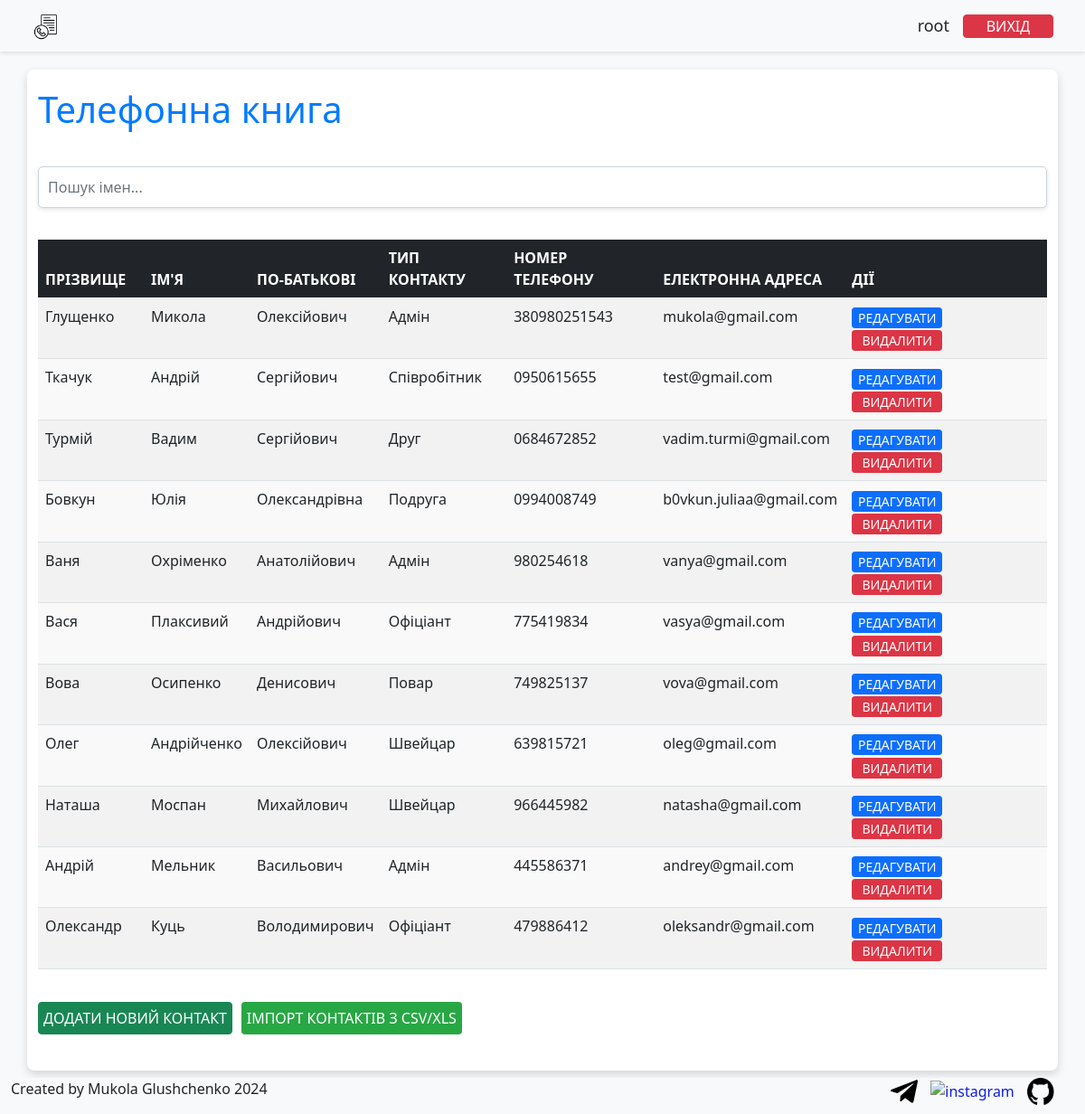
Screenshot of /phone_book/ (signed in) with the database file from the repository.
### tel_book/models.py (models this page shows, shortened)
class Contact(models.Model):
    user = models.ForeignKey(User, on_delete=models.CASCADE)
    title = models.CharField(max_length=200)
    surname = models.CharField(max_length=255)
    name = models.CharField(max_length=255)
    father_name = models.CharField(max_length=255)
    type_contact = models.CharField(max_length=255)
    phone = models.TextField(max_length=12)
    email = models.TextField(max_length=255, blank=True)

### tel_book/views/contact_views.py (the view)
# urls.py: path('phone_book/', show_phone_book, name="phone_book"),
@login_required
def show_phone_book(request):
    phones = Contact.objects.all()
    return render(request, 'contacts/phone_book.html', {'phones': phones})

### tel_book/templates/contacts/phone_book.html (shortened to what this page needs)
{% load static %}
<!DOCTYPE html>
<html lang="en">
<head>
    <link rel="stylesheet" href="{% static 'css/contact/phone_book.css' %}" />
    <link rel="stylesheet" href="https://stackpath.bootstrapcdn.com/bootstrap/5.0.0-alpha1/css/bootstrap.min.css">
</head>
<header>
  {% include 'navigate/header.html' %}
</header>
<body class="bg-light">
    <div class="container my-5 position-relative">
        <div class="d-flex justify-content-between align-items-center">
            <h1 class="text-center mb-4">Телефонна книга</h1>
        </div>
        <div class="input-group mb-3">
            <input type="text" id="myInput" onkeyup="myFunction()" class="form-control" placeholder="Пошук імен...">
        </div>
        <table id="myTable" class="table table-striped table-hover">
            <thead class="table-dark">
                <tr>
                    <th data-type="string">Прізвище </th>
                    <th data-type="string">Ім'я </th>
                    <th data-type="string">По-батькові </th>
                    <th data-type="string">Тип контакту </th>
                    <th data-type="number">Номер телефону </th>
                    <th data-type="string">Електронна адреса </th>
                    <th>Дії</th>
                </tr>
            </thead>
            <tbody>
                {% for p in phones %}
                <tr>
                    <td>{{ p.surname }}</td>
                    <td>{{ p.name }}</td>
                    <td>{{ p.father_name }}</td>
                    <td>{{ p.type_contact }}</td>
                    <td>{{ p.phone }}</td>
                    <td>{{ p.email }}</td>
                    <td>
                        <a href="{% url 'edit_contact' p.id %}" class="btn btn-sm btn-primary">Редагувати</a>
                        <form action="{% url 'delete_contact' p.id %}" method="post" style="display: inline">
                            <button type="submit" class="btn btn-sm btn-danger">Видалити</button>
                        </form>
                    </td>
                </tr>
                {% endfor %}
            </tbody>
        </table>
         <div class="button_container">
            <a href="{% url 'add_contact' %}" class="btn btn-success">Додати новий контакт</a>
            <form id="uploadForm" action="{% url 'upload_csv' %}" method="POST" enctype="multipart/form-data">
                <button type="button" class="btn btn-primary" id="uploadButton">Імпорт контактів з csv/xls</button>
            </form>
        </div>
</body>
<footer>
    {% include 'navigate/footer.html' %}
</footer>
</html>

### tel_book/templates/navigate/header.html (shortened to what this page needs)
<!DOCTYPE html>
{% load static %}
<html lang="en">
  <head>
    <link rel="stylesheet" href="{% static 'css/navigate/header.css' %}" />
  </head>
  <body>
    <div class="header-nav">
        <img src="{% static 'images/android-chrome-192x192.png' %}" alt="header_logo" class="header_logo">
        <label class="username_info">{{ user.username }}</label>
        <a href="{% url 'logout' %}">
          <button class="btn btn-danger">Вихід</button>
        </a>
      </div>
  </body>
</html>

### tel_book/templates/navigate/footer.html (shortened to what this page needs)
<!DOCTYPE html>
{% load static %}
<html lang="en">
  <head>
    <link rel="stylesheet" href="{% static 'css/navigate/footer.css' %}">
  </head>
  <body>
    <footer>
      <div class="About">
        <p>Created by Mukola Glushchenko 2024</p>
      </div>
      <div class="footer-links">
        <li>
            <a href="https://t.me/mkl_007" target="_blank">
                <img src="{% static 'images/telegram.svg' %}" alt="Telegram" class="icon">
            </a>
        </li>
        <li>
          <a href="https://www.instagram.com/mkl.007/" target="_blank">
            <img src="{% static 'images/instagram.png' %}" alt="instagram" class="icon">
          </a>
        </li>
        <li>
          <a href="https://github.com/mklglushch" target="_blank">
            <img src="{% static 'images/github.png' %}" alt="GitHub" class="icon">
          </a>
        </li>
      </div>
    </footer>
  </body>
</html>

### static/css/contact/phone_book.css (style rules this page uses)
body { background-color: #f4f7fa; font-family: Arial, sans-serif; color: #333; }
h1 { text-align: center; color: #007bff; font-size: 2em; font-weight: bold; margin-top: 20px; }
.container { max-width: 1400 px; margin: 0 auto; padding: 20px; background-color: #ffffff; border-radius: 8px; box-shadow: 0px 4px 10px rgba(0, 0, 0, 0.15); }
.container.my-5.position-relative { margin-top: 20px !important; overflow-x: auto; }
#myInput { min-width: 920px; width: 100%; padding: 10px; margin: 15px 0; border: 1px solid #ced4da; border-radius: 5px; font-size: 16px; box-shadow: 0px 2px 5px rgba(0, 0, 0, 0.1); }
table { width: 100%; border-collapse: collapse; background-color: #ffffff; margin-top: 20px; }
table th, table td { padding: 15px; text-align: left; border-bottom: 1px solid #dee2e6; }
table th { padding: 15px; user-select: none; background-color: #343a40; color: #ffffff; font-weight: bold; text-transform: uppercase; cursor: pointer; }
th { min-width: 117px; }
table tr:nth-child(even) { background-color: #f9f9f9; }
.button_container { display: flex !important; gap: 10px !important; align-items: center !important; }
.button-logout a button, .btn, .button-block button { font-size: 16px; font-weight: bold; padding: initial !important; width: 100px; border-radius: 5px; border: none; cursor: pointer; transition: all 0.3s ease; text-transform: uppercase; }
.btn-primary { background-color: #007bff; color: #ffffff; margin-right: 10px; }
.btn-danger { background-color: #dc3545; color: #ffffff; }
.btn-success { background-color: #28a745; color: #ffffff; margin: 20px 0; display: block; width: fit-content; padding: 5px !important; }
#uploadButton { background-color: #28a745; color: #ffffff; margin: 20px 0; display: block; width: fit-content; padding: 5.8px !important; border: none; }

### static/css/navigate/header.css (style rules this page uses)
.header-nav { background-color: transparent; display: flex; justify-content: space-between; align-items: center; margin: 0px 25px 0px 25px; padding: 5px 10px; height: auto; box-sizing: border-box; }
.username_info { margin: 5px; font-size: large; margin-right: 15px; }
header { padding: 5px 0; box-shadow: 0 2px 4px rgba(0, 0, 0, 0.1); }
.header_logo { margin-right: auto; }

### static/css/navigate/footer.css (style rules this page uses)
footer { bottom: 0px; display: flex; max-width: 100%; position: fixed; background-color: #f8f9fa; margin: 0px; left: 1%; right: 2%; justify-content: space-between; }
li { display: inline; margin-right: 10px; }
.footer-links a { text-decoration: none; color: #0E1DE5; transition: color 0.3s ease; }
img { width: 30px; }

### rows the page displays
Contact: surname "Глущенко", name "Микола", father_name "Олексійович", type_contact "Адмін", phone "380980251543", email "mukola@gmail.com"
Contact: surname "Ткачук", name "Андрій", father_name "Сергійович", type_contact "Співробітник", phone "0950615655", email "test@gmail.com"
Contact: surname "Турмій", name "Вадим", father_name "Сергійович", type_contact "Друг", phone "0684672852", email "vadim.turmi@gmail.com"
Contact: surname "Бовкун", name "Юлія", father_name "Олександрівна", type_contact "Подруга", phone "0994008749", email "b0vkun.juliaa@gmail.com"
Contact: surname "Ваня", name "Охріменко", father_name "Анатолійович", type_contact "Адмін", phone "980254618", email "vanya@gmail.com"
Contact: surname "Вася", name "Плаксивий", father_name "Андрійович", type_contact "Офіціант", phone "775419834", email "vasya@gmail.com"
Contact: surname "Вова", name "Осипенко", father_name "Денисович", type_contact "Повар", phone "749825137", email "vova@gmail.com"
Contact: surname "Олег", name "Андрійченко", father_name "Олексійович", type_contact "Швейцар", phone "639815721", email "oleg@gmail.com"
Contact: surname "Наташа", name "Моспан", father_name "Михайлович", type_contact "Швейцар", phone "966445982", email "natasha@gmail.com"
Contact: surname "Андрій", name "Мельник", father_name "Васильович", type_contact "Адмін", phone "445586371", email "andrey@gmail.com"
Contact: surname "Олександр", name "Куць", father_name "Володимирович", type_contact "Офіціант", phone "479886412", email "oleksandr@gmail.com"

### other values shown
{{ user.username }} "root"
